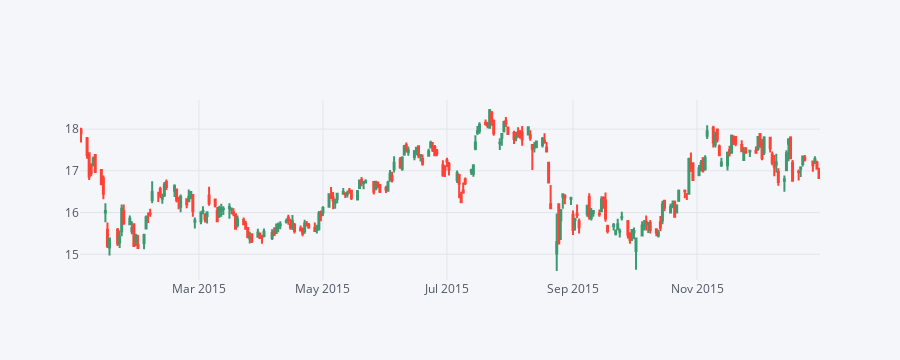

Notebook source saved alongside this figure:
### Markdown cell above
** Use .iplot(kind='candle) to create a candle plot of Bank of America's stock from Jan 1st 2015 to Jan 1st 2016.**

### Code cell
BAC[['Open', 'High', 'Low', 'Close']]['2015-01-01':'2016-01-01'].iplot(kind='candle')

### Figure 1 — Plotly figure (JSON) as saved in the notebook; plotly's stock layout.template omitted (floating-point values rounded to 4 significant figures; data arrays with more than 128 entries replaced by an {"elided": "..."} marker saying what was removed)
{"data": [{"close": {"elided": "252 float values"}, "high": {"elided": "252 float values"}, "low": {"elided": "252 float values"}, "open": {"elided": "252 float values"}, "showlegend": false, "type": "candlestick", "x": {"elided": "252 str values"}, "yaxis": "y2"}], "layout": {"height": 360, "legend": {"bgcolor": "#F5F6F9", "font": {"color": "#4D5663"}}, "paper_bgcolor": "#F5F6F9", "plot_bgcolor": "#F5F6F9", "title": {"font": {"color": "#4D5663"}}, "xaxis": {"autorange": true, "gridcolor": "#E1E5ED", "range": ["2015-01-01 12:00", "2015-12-31 12:00"], "rangeslider": {"visible": false, "yaxis2": {}}, "showgrid": true, "tickfont": {"color": "#4D5663"}, "title": {"font": {"color": "#4D5663"}, "text": ""}, "type": "date", "zerolinecolor": "#E1E5ED"}, "yaxis": {"gridcolor": "#E1E5ED", "showgrid": true, "showticklabels": false, "tickfont": {"color": "#4D5663"}, "title": {"font": {"color": "#4D5663"}, "text": ""}, "zerolinecolor": "#E1E5ED"}, "yaxis2": {"autorange": true, "gridcolor": "#E1E5ED", "range": [14.38, 18.7], "showgrid": true, "tickfont": {"color": "#4D5663"}, "title": {"font": {"color": "#4D5663"}, "text": ""}, "zerolinecolor": "#E1E5ED"}}}
